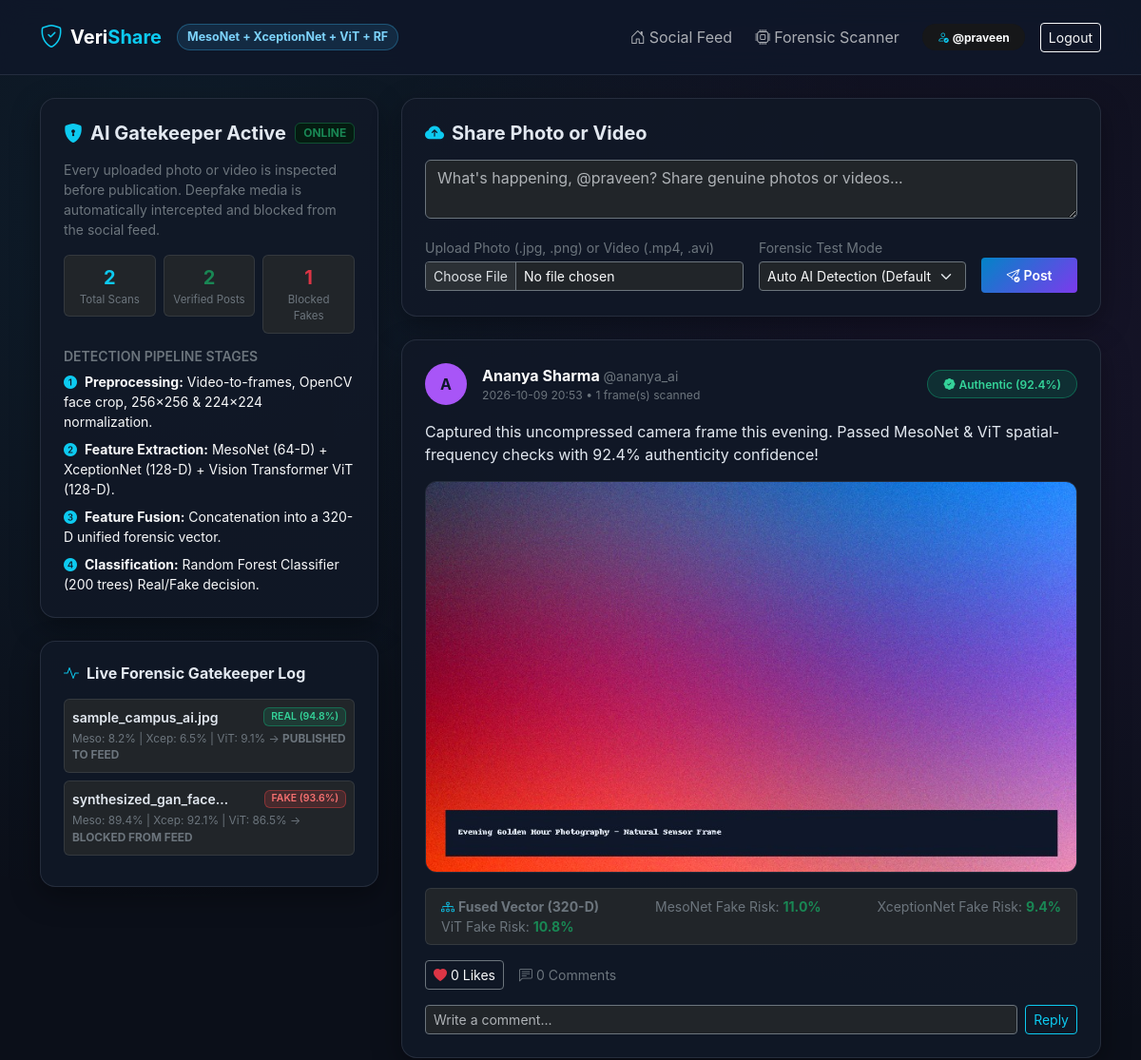
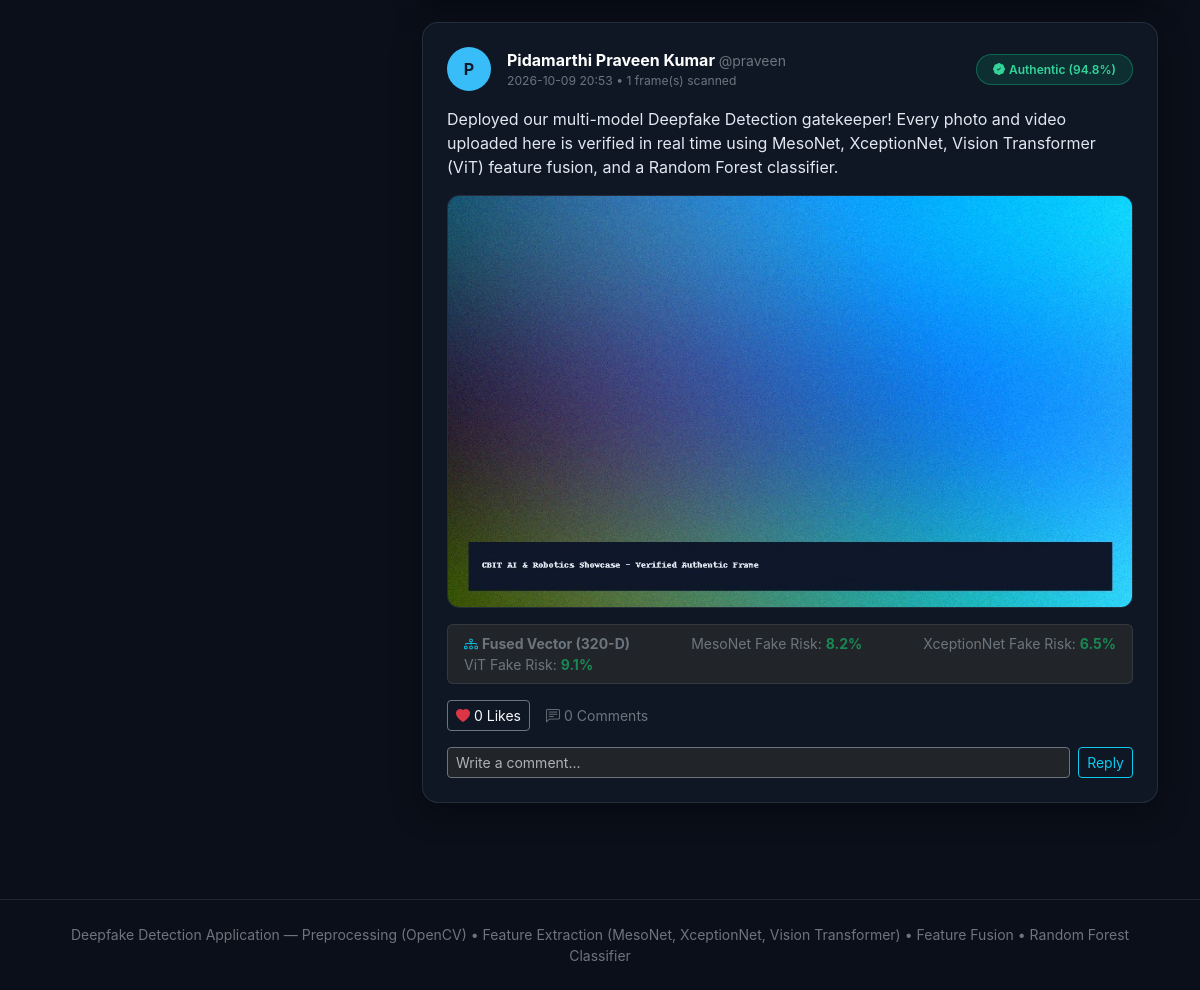
The page / (signed in) on the database its author committed (2 pictures, top to bottom).
### tables this page shows
CREATE TABLE users (
            id INTEGER PRIMARY KEY AUTOINCREMENT,
            username TEXT UNIQUE NOT NULL,
            full_name TEXT NOT NULL,
            email TEXT UNIQUE NOT NULL,
            password_hash TEXT NOT NULL,
            bio TEXT DEFAULT 'AI & ML Enthusiast | Sharing verified authentic media.',
            avatar_color TEXT DEFAULT '#38bdf8',
            created_at TEXT NOT NULL
        );

CREATE TABLE scan_logs (
            id INTEGER PRIMARY KEY AUTOINCREMENT,
            user_id INTEGER,
            filename TEXT NOT NULL,
            media_type TEXT NOT NULL,
            verdict TEXT NOT NULL,
            confidence REAL NOT NULL,
            meso_score REAL NOT NULL,
            xception_score REAL NOT NULL,
            vit_score REAL NOT NULL,
            action_taken TEXT NOT NULL,
            created_at TEXT NOT NULL
        );

CREATE TABLE posts (
            id INTEGER PRIMARY KEY AUTOINCREMENT,
            user_id INTEGER NOT NULL,
            caption TEXT NOT NULL,
            media_filename TEXT NOT NULL,
            media_type TEXT NOT NULL,
            authenticity_score REAL NOT NULL,
            meso_score REAL NOT NULL,
            xception_score REAL NOT NULL,
            vit_score REAL NOT NULL,
            frames_analyzed INTEGER DEFAULT 1,
            created_at TEXT NOT NULL,
            FOREIGN KEY (user_id) REFERENCES users (id)
        );

### app.py (the view)
@app.route("/")
def index():
    db = get_db()
    posts = db.execute(
        """
        SELECT p.*, u.username, u.full_name, u.avatar_color,
               (SELECT COUNT(*) FROM likes l WHERE l.post_id = p.id) AS like_count
        FROM posts p
        JOIN users u ON p.user_id = u.id
        ORDER BY p.id DESC
        """
    ).fetchall()
    comments_by_post = {}
    for p in posts:
        c_rows = db.execute(
            """
            SELECT c.*, u.username, u.full_name
            FROM comments c
            JOIN users u ON c.user_id = u.id
            WHERE c.post_id = ?
            ORDER BY c.id ASC
            """,
            (p["id"],),
        ).fetchall()
        comments_by_post[p["id"]] = c_rows
    recent_logs = db.execute(
        "SELECT * FROM scan_logs ORDER BY id DESC LIMIT 6"
    ).fetchall()
    stats = {
        "total_posts": db.execute("SELECT COUNT(*) as c FROM posts").fetchone()["c"],
        "blocked_fakes": db.execute("SELECT COUNT(*) as c FROM scan_logs WHERE verdict = 'FAKE'").fetchone()["c"],
        "total_scans": db.execute("SELECT COUNT(*) as c FROM scan_logs").fetchone()["c"],
    }
    last_rejection = session.pop("last_rejection", None)
    return render_template(
        "index.html",
        posts=posts,
        comments_by_post=comments_by_post,
        recent_logs=recent_logs,
        stats=stats,
        last_rejection=last_rejection,
    )

### app.py (called while the page is built)
def get_db():
    if "db" not in g:
        g.db = sqlite3.connect(DATABASE_PATH)
        g.db.row_factory = sqlite3.Row
    return g.db

@app.context_processor
def inject_current_user():
    user = None
    if "user_id" in session:
        db = get_db()
        user = db.execute("SELECT * FROM users WHERE id = ?", (session["user_id"],)).fetchone()
    return {"current_user": user}

### templates/index.html (shortened to what this page needs)
{% extends "base.html" %}
{% block content %}
<div class="row g-4">
  <div class="col-lg-4">
    <div class="card-cyber p-4 mb-4">
      <div class="d-flex align-items-center justify-content-between mb-3">
        <h5 class="fw-bold mb-0"><i class="bi bi-shield-lock-fill text-info me-2"></i>AI Gatekeeper Active</h5>
        <span class="badge bg-success-subtle text-success border border-success-subtle">ONLINE</span>
      </div>
      <p class="text-secondary small mb-3">
        Every uploaded photo or video is inspected before publication. Deepfake media is automatically intercepted and blocked from the social feed.
      </p>
      <div class="row g-2 text-center mb-3">
        <div class="col-4">
          <div class="p-2 rounded bg-dark border border-secondary border-opacity-25">
            <div class="fs-5 fw-bold text-info">{{ stats.total_scans }}</div>
            <div class="text-secondary" style="font-size:0.72rem;">Total Scans</div>
          </div>
        </div>
        <div class="col-4">
          <div class="p-2 rounded bg-dark border border-secondary border-opacity-25">
            <div class="fs-5 fw-bold text-success">{{ stats.total_posts }}</div>
            <div class="text-secondary" style="font-size:0.72rem;">Verified Posts</div>
          </div>
        </div>
        <div class="col-4">
          <div class="p-2 rounded bg-dark border border-secondary border-opacity-25">
            <div class="fs-5 fw-bold text-danger">{{ stats.blocked_fakes }}</div>
            <div class="text-secondary" style="font-size:0.72rem;">Blocked Fakes</div>
          </div>
        </div>
      </div>
      <h6 class="text-uppercase text-secondary fw-semibold small mt-3 mb-2">Detection Pipeline Stages</h6>
      <ul class="list-unstyled small text-light mb-0">
        <li class="mb-2"><i class="bi bi-1-circle-fill text-info me-2"></i><strong>Preprocessing:</strong> Video-to-frames, OpenCV face crop, 256&times;256 &amp; 224&times;224 normalization.</li>
        <li class="mb-2"><i class="bi bi-2-circle-fill text-info me-2"></i><strong>Feature Extraction:</strong> MesoNet (64-D) + XceptionNet (128-D) + Vision Transformer ViT (128-D).</li>
        <li class="mb-2"><i class="bi bi-3-circle-fill text-info me-2"></i><strong>Feature Fusion:</strong> Concatenation into a 320-D unified forensic vector.</li>
        <li><i class="bi bi-4-circle-fill text-info me-2"></i><strong>Classification:</strong> Random Forest Classifier (200 trees) Real/Fake decision.</li>
      </ul>
    </div>
    <div class="card-cyber p-4">
      <h6 class="fw-bold mb-3"><i class="bi bi-activity text-info me-2"></i>Live Forensic Gatekeeper Log</h6>
      {% for log in recent_logs %}
        <div class="p-2 mb-2 rounded bg-dark border border-secondary border-opacity-25 small">
          <div class="d-flex justify-content-between align-items-center">
            <span class="text-truncate fw-semibold" style="max-width: 170px;">{{ log.filename }}</span>
            {% if log.verdict == 'FAKE' %}
              <span class="badge badge-fake">FAKE ({{ log.confidence }}%)</span>
            {% else %}
              <span class="badge badge-verified">REAL ({{ log.confidence }}%)</span>
            {% endif %}
          </div>
          <div class="text-secondary mt-1" style="font-size: 0.74rem;">
            Meso: {{ log.meso_score }}% | Xcep: {{ log.xception_score }}% | ViT: {{ log.vit_score }}% &rarr; <strong>{{ log.action_taken }}</strong>
          </div>
        </div>
      {% endfor %}
    </div>
  </div>
  <div class="col-lg-8">
    <div class="card-cyber p-4 mb-4">
      <h5 class="fw-bold mb-3"><i class="bi bi-cloud-arrow-up-fill text-info me-2"></i>Share Photo or Video</h5>
      {% if current_user %}
        <form action="{{ url_for('create_post') }}" method="POST" enctype="multipart/form-data">
          <div class="mb-3">
            <textarea name="caption" class="form-control bg-dark text-light border-secondary" rows="2" placeholder="What's happening, @{{ current_user.username }}? Share genuine photos or videos..."></textarea>
          </div>
          <div class="row g-3 align-items-center">
            <div class="col-md-6">
              <label class="form-label small text-secondary mb-1">Upload Photo (.jpg, .png) or Video (.mp4, .avi)</label>
              <input type="file" name="media" class="form-control form-control-sm bg-dark text-light border-secondary" accept="image/*,video/*" required>
            </div>
            <div class="col-md-4">
              <label class="form-label small text-secondary mb-1">Forensic Test Mode</label>
              <select name="simulation_mode" class="form-select form-select-sm bg-dark text-light border-secondary">
                <option value="auto" selected>Auto AI Detection (Default)</option>
              </select>
            </div>
            <div class="col-md-2 d-grid">
              <label class="form-label small text-secondary mb-1 d-none d-md-block">&nbsp;</label>
              <button type="submit" class="btn btn-gradient btn-sm py-2">
                <i class="bi bi-send-check me-1"></i>Post
              </button>
            </div>
          </div>
        </form>
      {% endif %}
    </div>
    {% for post in posts %}
      <div class="card-cyber p-4 mb-4">
        <div class="d-flex align-items-center justify-content-between mb-3">
          <div class="d-flex align-items-center gap-3">
            <div class="avatar-circle" style="background: {{ post.avatar_color }};">
              {{ post.full_name[0] | upper }}
            </div>
            <div>
              <div class="fw-bold text-white">{{ post.full_name }} <span class="text-secondary fw-normal small">@{{ post.username }}</span></div>
              <div class="text-secondary" style="font-size: 0.76rem;">{{ post.created_at }} &bull; {{ post.frames_analyzed }} frame(s) scanned</div>
            </div>
          </div>
          <span class="badge badge-verified px-3 py-2 rounded-pill">
            <i class="bi bi-patch-check-fill me-1"></i>Authentic ({{ post.authenticity_score }}%)
          </span>
        </div>
        <p class="mb-3">{{ post.caption }}</p>
        <div class="mb-3">
          {% if post.media_type == 'video' %}
            <video class="post-media" controls>
              <source src="{{ url_for('static', filename='uploads/' ~ post.media_filename) }}">
            </video>
          {% else %}
            <img src="{{ url_for('static', filename='uploads/' ~ post.media_filename) }}" alt="Post media" class="post-media">
          {% endif %}
        </div>
        <div class="p-2 px-3 rounded bg-dark border border-secondary border-opacity-25 d-flex flex-wrap justify-content-between align-items-center small text-secondary mb-3">
          <span><i class="bi bi-diagram-3 text-info me-1"></i><strong>Fused Vector (320-D)</strong></span>
          <span>MesoNet Fake Risk: <strong class="text-success">{{ post.meso_score }}%</strong></span>
          <span>XceptionNet Fake Risk: <strong class="text-success">{{ post.xception_score }}%</strong></span>
          <span>ViT Fake Risk: <strong class="text-success">{{ post.vit_score }}%</strong></span>
        </div>
        <div class="d-flex align-items-center gap-3 mb-3">
          <form action="{{ url_for('toggle_like', post_id=post.id) }}" method="POST" class="d-inline">
            <button type="submit" class="btn btn-outline-secondary btn-sm text-light">
              <i class="bi bi-heart-fill text-danger me-1"></i>{{ post.like_count }} Likes
            </button>
          </form>
          <span class="text-secondary small">
            <i class="bi bi-chat-left-text me-1"></i>{{ comments_by_post[post.id] | length }} Comments
          </span>
        </div>
        {% if current_user %}
          <form action="{{ url_for('add_comment', post_id=post.id) }}" method="POST" class="d-flex gap-2 mt-2">
            <input type="text" name="content" class="form-control form-control-sm bg-dark text-light border-secondary" placeholder="Write a comment..." required>
            <button type="submit" class="btn btn-outline-info btn-sm">Reply</button>
          </form>
        {% endif %}
      </div>
    {% endfor %}
  </div>
</div>
{% endblock %}

### templates/base.html (shortened to what this page needs)
<!DOCTYPE html>
<html lang="en" data-bs-theme="dark">
<head>
  <link href="https://cdn.jsdelivr.net/npm/bootstrap@5.3.3/dist/css/bootstrap.min.css" rel="stylesheet">
  <link href="https://cdn.jsdelivr.net/npm/bootstrap-icons@1.11.3/font/bootstrap-icons.min.css" rel="stylesheet">
</head>
<body>
  <nav class="navbar navbar-expand-lg navbar-glass sticky-top py-3">
    <div class="container">
      <a class="navbar-brand fw-bold d-flex align-items-center gap-2 text-white" href="{{ url_for('index') }}">
        <i class="bi bi-shield-check text-info fs-4"></i>
        <span>Veri<span class="text-info">Share</span></span>
        <span class="pipeline-pill ms-2 d-none d-md-inline">MesoNet + XceptionNet + ViT + RF</span>
      </a>
      <div class="collapse navbar-collapse" id="mainNav">
        <ul class="navbar-nav ms-auto align-items-lg-center gap-2">
          <li class="nav-item">
            <a class="nav-link" href="{{ url_for('index') }}"><i class="bi bi-house-door me-1"></i>Social Feed</a>
          </li>
          <li class="nav-item">
            <a class="nav-link" href="{{ url_for('forensic_scanner') }}"><i class="bi bi-cpu me-1"></i>Forensic Scanner</a>
          </li>
          {% if current_user %}
            <li class="nav-item ms-lg-2">
              <span class="badge bg-secondary-subtle text-light px-3 py-2 rounded-pill">
                <i class="bi bi-person-check text-info me-1"></i>@{{ current_user.username }}
              </span>
            </li>
            <li class="nav-item">
              <a class="btn btn-outline-light btn-sm ms-lg-2" href="{{ url_for('logout') }}">Logout</a>
            </li>
          {% endif %}
        </ul>
      </div>
    </div>
  </nav>
  <main class="container py-4">
    {% block content %}{% endblock %}
  </main>
  <footer class="border-top border-secondary border-opacity-25 py-4 mt-5 text-center text-secondary small">
    <div class="container">
      Deepfake Detection Application &mdash; Preprocessing (OpenCV) &bull; Feature Extraction (MesoNet, XceptionNet, Vision Transformer) &bull; Feature Fusion &bull; Random Forest Classifier
    </div>
  </footer>
</body>
</html>

### templates/base.html (style rules this page uses)
:root { --bg-main: #0b0f19; --bg-card: #111827; --bg-elevated: #1e293b; --accent-cyan: #38bdf8; --accent-purple: #a855f7; --accent-green: #10b981; --accent-red: #ef4444; --border-subtle: rgba(148, 163, 184, 0.16); }
body { background: radial-gradient(circle at 15% 10%, rgba(56, 189, 248, 0.08), transparent 35%), radial-gradient(circle at 85% 20%, rgba(168, 85, 247, 0.08), transparent 35%), var(--bg-main); color: #e2e8f0; font-family: 'Inter', system-ui, -apple-system, sans-serif; min-height: 100vh; }
.navbar-glass { background: rgba(15, 23, 42, 0.88); backdrop-filter: blur(14px); border-bottom: 1px solid var(--border-subtle); }
.card-cyber { background: rgba(17, 24, 39, 0.92); border: 1px solid var(--border-subtle); border-radius: 16px; box-shadow: 0 10px 30px rgba(0, 0, 0, 0.35); }
.badge-verified { background: rgba(16, 185, 129, 0.15); color: #34d399; border: 1px solid rgba(16, 185, 129, 0.4); font-weight: 600; }
.badge-fake { background: rgba(239, 68, 68, 0.18); color: #f87171; border: 1px solid rgba(239, 68, 68, 0.4); font-weight: 600; }
.avatar-circle { width: 44px; height: 44px; border-radius: 50%; display: inline-flex; align-items: center; justify-content: center; font-weight: 700; color: #0f172a; flex-shrink: 0; }
.pipeline-pill { font-size: 0.78rem; padding: 4px 10px; border-radius: 999px; background: rgba(56, 189, 248, 0.12); border: 1px solid rgba(56, 189, 248, 0.3); color: #7dd3fc; }
.post-media { width: 100%; max-height: 460px; object-fit: cover; border-radius: 12px; border: 1px solid var(--border-subtle); }
.btn-gradient { background: linear-gradient(135deg, #0284c7, #7c3aed); border: none; color: #fff; font-weight: 600; }

### rows shown on the page
users: username "praveen", caption "What's happening, @praveen? Share genuine photos or videos..."
scan_logs: filename "sample_campus_ai.jpg", confidence "94.8", meso_score "8.2", xception_score "6.5", vit_score "9.1", action_taken "PUBLISHED TO FEED"
scan_logs: filename "synthesized_gan_face…", confidence "93.6", meso_score "89.4", xception_score "92.1", vit_score "86.5", action_taken "BLOCKED FROM FEED"
posts: full_name "A", full_name "Ananya Sharma", username "ananya_ai", created_at "2026-10-09 20:53", frames_analyzed "1", authenticity_score "92.4", caption "Captured this uncompressed camera frame this evening. Passed MesoNet & ViT spatial-frequency checks with 92.4% authenticity confidence!", media_filename (picture), meso_score "11.0", xception_score "9.4", vit_score "10.8", like_count "0", comments_by_post "0"
posts: full_name "P", full_name "Pidamarthi Praveen Kumar", username "praveen", created_at "2026-10-09 20:53", frames_analyzed "1", authenticity_score "94.8", caption "Deployed our multi-model Deepfake Detection gatekeeper! Every photo and video uploaded here is verified in real time using MesoNet, XceptionNet, Vision Transformer (ViT) feature fusion, and a Random Forest classifier.", media_filename (picture), meso_score "8.2", xception_score "6.5", vit_score "9.1", like_count "0", comments_by_post "0"

### other values the page prints
{{ stats.total_scans }} "2"
{{ stats.total_posts }} "2"
{{ stats.blocked_fakes }} "1"
